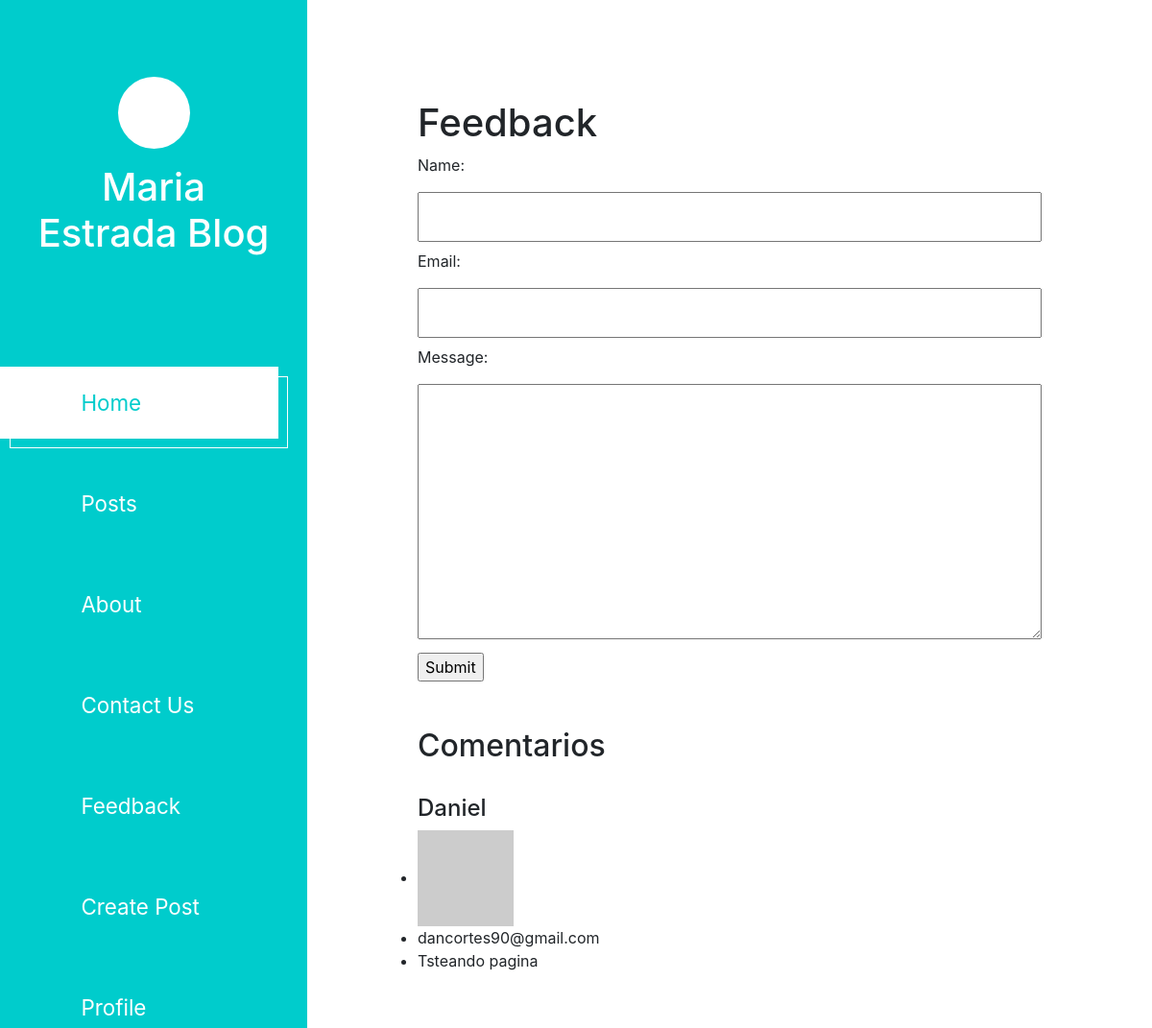
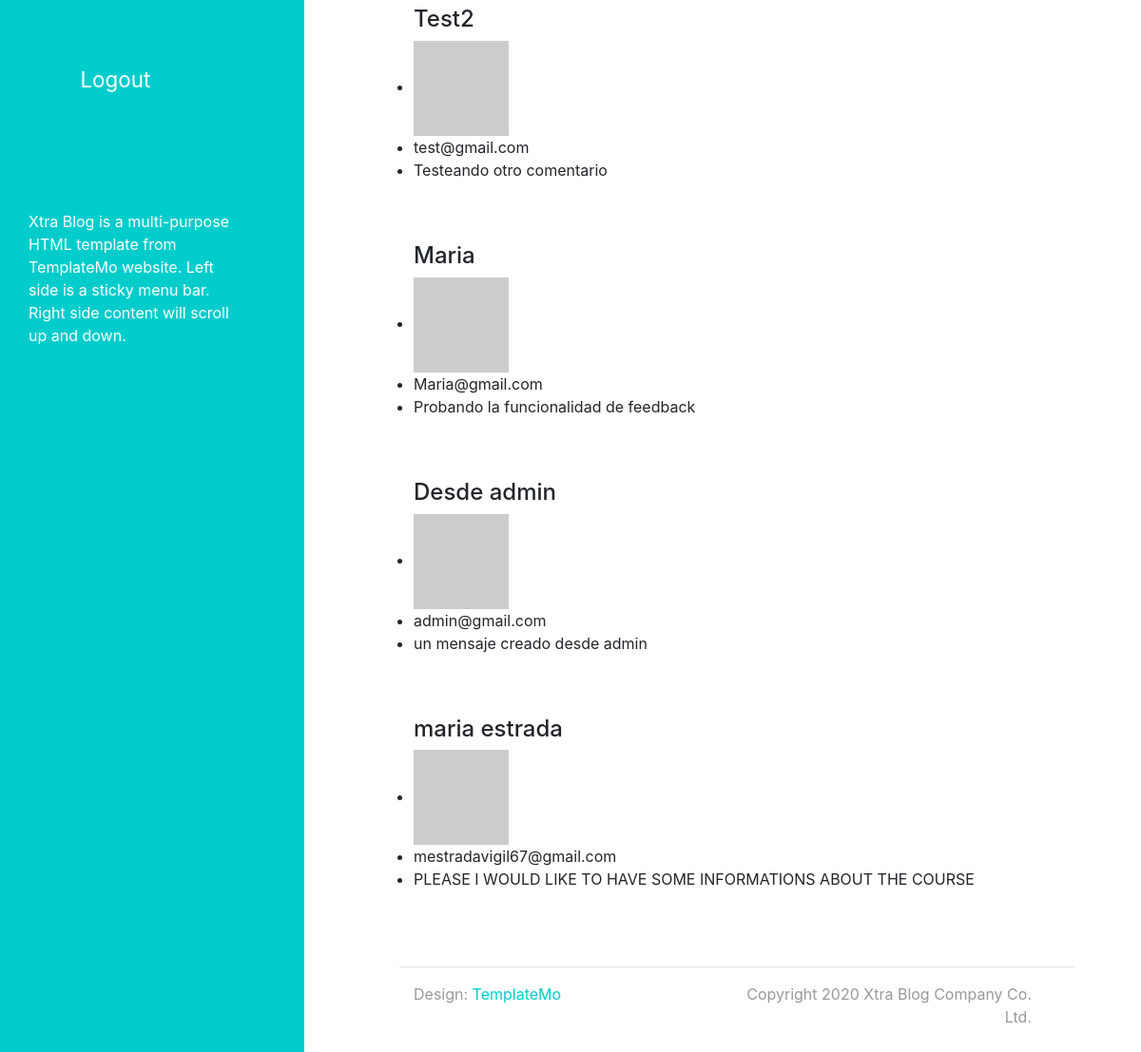
Screenshot of /feedback/ (signed in) with the database file from the repository (2 pictures, top to bottom).
### feedback/models.py (models this page shows, shortened)
class Feedback(models.Model):
    name = models.CharField(max_length=255)
    email = models.EmailField()
    message = models.TextField()

### feedback/views.py (the view)
# urls.py: path('', feedback_views.feedback_view, name='feedback'),
def feedback_view(request):
    if request.method == 'POST':
        form = FeedbackForm(request.POST)
        if form.is_valid():
            form.save()
            messages.success(request, f"Su comentario ha sido publicado, muchas gracias!")
            return redirect("feedback")
    else:
        form = FeedbackForm()
    context = {
        'form': form,
        'feedbacks': Feedback.objects.all().values()
    }
    return render(request, 'feedback/feedback.html', context)

### feedback/forms.py
class FeedbackForm(ModelForm):
    class Meta:
        model = Feedback
        fields = '__all__'

### feedback/templates/feedback/feedback.html (shortened to what this page needs)
{% extends 'index.html' %}
{% block contenido %}
    <h1>Feedback</h1>
    <form action="" method="post">
        {{ form }}
        <input type="submit" value="Submit">
    </form>
    <br>
    <br>
    <h2>Comentarios</h2>
    <br>
    {% for comentario in feedbacks %}
        <h4>{{ comentario.name }}</h4>
        <ul>
            <li><img class="profile" src="https://loremflickr.com/200/200" alt="" srcset="" width="100" height="100"></li>
            <li>{{ comentario.email }}</li>
            <li>{{ comentario.message }}</li>
        </ul>
        <br>
        <br>
    {% endfor %}
{% endblock contenido %}

### static/css/templatemo-xtra-blog.css (style rules this page uses)
html { overflow-x: hidden; }
body { margin: 0; padding: 0; font-family: 'Source Sans Pro', sans-serif; font-size: 19px; line-height: 2em; overflow-x: hidden; }
ul { margin: 0; padding: 0; }

### static/css/contact.css (style rules this page uses)
input[type=text], input[type=email], textarea { width: 100%; padding: 12px 20px; margin: 8px 0; display: inline-block; }

### rows the page displays
Feedback: name "Daniel", email "dancortes90@gmail.com", message "Tsteando pagina"
Feedback: name "Test2", email "test@gmail.com", message "Testeando otro comentario"
Feedback: name "Maria", email "Maria@gmail.com", message "Probando la funcionalidad de feedback"
Feedback: name "Desde admin", email "admin@gmail.com", message "un mensaje creado desde admin"
Feedback: name "maria estrada", email "mestradavigil67@gmail.com", message "PLEASE I WOULD LIKE TO HAVE SOME INFORMATIONS ABOUT THE COURSE"
